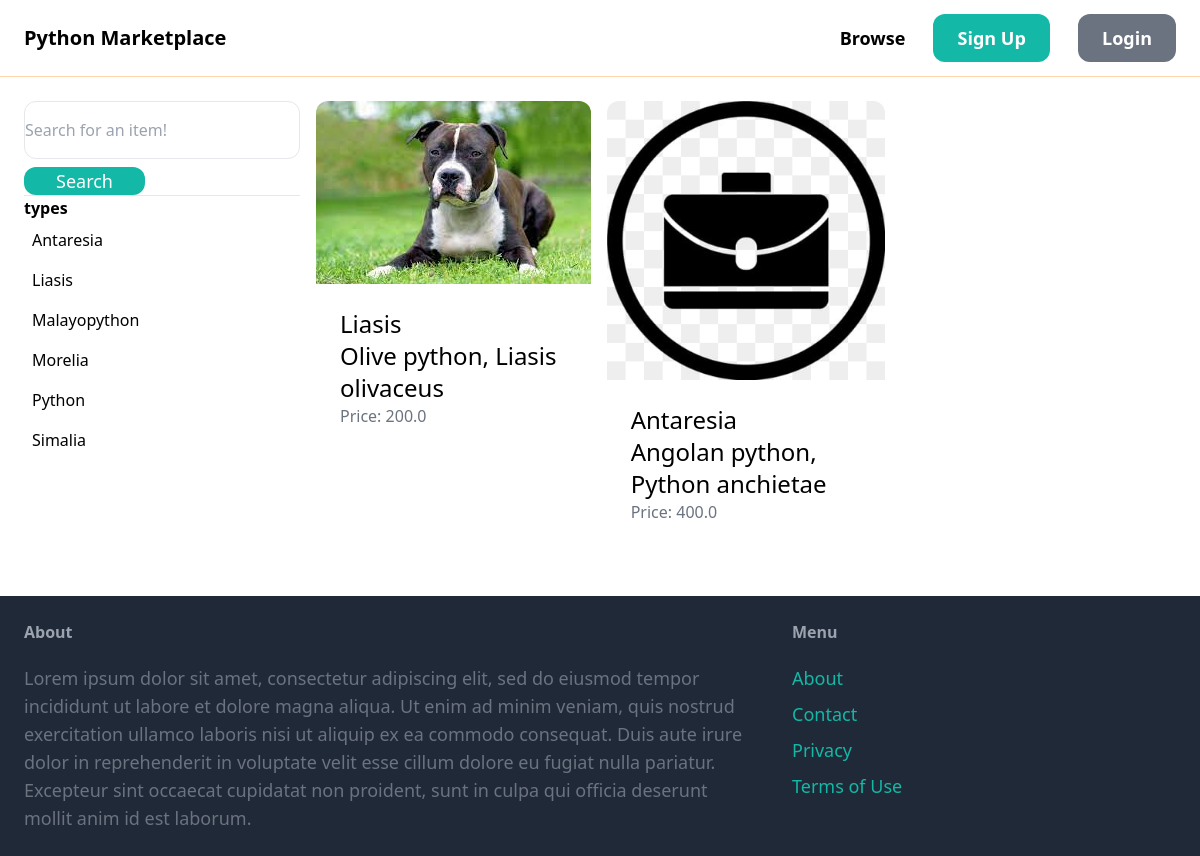
The app's page /items/ with its own data.
### item/models.py (models this page shows)
class Type(models.Model):
    name = models.CharField(max_length = 225)
    class Meta:
        ordering = ('name',)
    def __str__(self):
        return self.name

class Item(models.Model):
    type = models.ForeignKey(Type, related_name="item.item.type+", on_delete=models.CASCADE)
    species = models.ForeignKey(Species, related_name="item.item.species+", on_delete=models.CASCADE)
    description = models.TextField(blank=True, null=False)
    price = models.FloatField()
    image = models.ImageField(upload_to='item_images', blank=True, null=True)
    is_sold = models.BooleanField(default=False)
    created_at = models.DateTimeField(auto_now_add= True)
    created_by= models.ForeignKey(User, related_name="item", on_delete=models.CASCADE)
    class Meta:
        db_table = 'item'

class Species(models.Model):
    name = models.CharField(max_length = 225)
    class Meta:
        ordering = ('name',)
        db_table = 'species'
    def __str__(self):
        return self.name

### item/views.py (the view)
# urls.py: path('', views.search, name='search'),
def search(request):
     query = request.GET.get('query', '')
     type_id = request.GET.get('type', 0)
     items = Item.objects.filter(is_sold=False)
     types = Type.objects.all()
     species = Species.objects.all()
     if query:
          items = items.filter(Q(type__name__icontains=query) | Q(description__icontains=query))
     if type_id:
          print(type_id)
          items = items.filter(type_id=type_id)
     return render(request, 'item/items.html', {
          'items': items,
          'query': query,
          'types': types,
          'type_id': int(type_id),
          'species': species
     })

### item/templates/item/items.html (shortened to what this page needs)
{% extends 'core/base.html' %}
{% block content %}
<div class='pb-6 grid grid-cols-4 gap-4 '>
    <div class='col-span-1'>
        <form method='get' action="{% url 'item:search' %}">
            <input name='query' class='w-full py-4 border rounded-xl' type='text' value="{{ query }}" placeholder='Search for an item!' >
            <button class='mt-2 py=4 px-8 text-lg bg-teal-500 text-white rounded-xl'>Search</button>
        </form>
        <hr>
        <p class='font-semibold'>types</p>
        <ul>
            {% for type in types %}
            <li class="py-2 px-2 rounded-xl"   >
                <a href="{% url 'item:search' %}?query={{ query }}&type={{ type.id }}"> {{ type.name }}</a>
            </li>
            {% endfor %}
        </ul>
    </div>
    <div class='col-span-3'>
        <div class='grid grid-cols-3 gap-3'>
            {% for item in items %}
            <div>
                <a href="{% url 'item:detail' item.id %}">
                    <div>
                        <img src='{{ item.image.url }}' class='rounded-t-xl'>
                    </div>
                    <div class='p-6 bg-white rounded-b-xl'>
                        <h2 class='text-2xl'>{{ item.type }}</h2>
                        <h3 class='text-2xl'>{{ item.species }}</h3>
                        <p class='text-gray-500'>Price: {{ item.price }}</p>
                    </div>
                </a>
            </div>
            {% endfor %}
        </div>
    </div>
</div>
{% endblock  %}

### core/templates/core/base.html (shortened to what this page needs)
<!DOCTYPE html>
<html lang="en">
<head>
    <script src="https://cdn.tailwindcss.com"></script>
</head>
<body>
    <nav class='px-6 py-6 flex justify-between items-center border-b border-orange-200'>
        <a href='/' class='text-xl font-semibold'>Python Marketplace</a>
        <div class='space-x-6'>
            {% if request.user.is_authenticated %}
            <a href='{% url "item:new" %}' class='text-lg font-semibold hover:text-black-500'>New Item</a>
            <a href="{% url 'core:logout' %}" class="px-6 py-3 text-lg font-semibold bg-gray-500 text-white rounded-xl hover:bg-gray-700">Logout</a>
            {% else %}
            <a href="{% url 'item:search' %}" class='text-lg font-semibold hover:text-black-500'>Browse</a>
            <a href="{% url 'core:signup' %}" class='px-6 py-3 text-lg font-semibold bg-teal-500 text-white rounded-xl hover:bg-teal-700'>Sign Up</a>
            <a href="{% url 'core:login' %}" class='px-6 py-3 text-lg font-semibold bg-gray-500 text-white rounded-xl hover:bg-gray-700'>Login</a>
            {% endif %}
        </div>
    </nav>
    <div class="px-6 py-6">
        {% block content %}
        {% endblock %}
    </div>
    <footer class='py-6 px-6 flex justify-between bg-gray-800'>
        <div class='w-2/3 pr-10'>
            <h3 class='mb-5 font-semibold text-gray-400'>About</h3>
            <p class='text-lg text-gray-500'>Lorem ipsum dolor sit amet, consectetur adipiscing elit, sed do eiusmod tempor incididunt ut labore et dolore magna aliqua. Ut enim ad minim veniam, quis nostrud exercitation ullamco laboris nisi ut aliquip ex ea commodo consequat. Duis aute irure dolor in reprehenderit in voluptate velit esse cillum dolore eu fugiat nulla pariatur. Excepteur sint occaecat cupidatat non proident, sunt in culpa qui officia deserunt mollit anim id est laborum.</p>
        </div>
        <div class='w-1/3'>
            <h3 class='mb-5 font-semibold text-gray-400'>Menu</h3>
            <ul class='space-y-2'>
            <li><a href='#' class='text-lg text-teal-500 hover:text-teal-700'>About</a></li>
            <li><a href='{% url "core:contact" %}' class='text-lg text-teal-500 hover:text-teal-700'>Contact</a></li>
            <li><a href='#' class='text-lg text-teal-500 hover:text-teal-700'>Privacy</a></li>
            <li><a href='#' class='text-lg text-teal-500 hover:text-teal-700'>Terms of Use</a></li>
            </ul>
        </div>
    </footer>
</body>
</html>

### records on screen
Type: name "Antaresia"
Type: name "Liasis"
Type: name "Malayopython"
Type: name "Morelia"
Type: name "Python"
Type: name "Simalia"
Item: image (picture), type "Liasis", species "Olive python, Liasis olivaceus", price "200.0"
Item: image (picture), type "Antaresia", species "Angolan python, Python anchietae", price "400.0"
